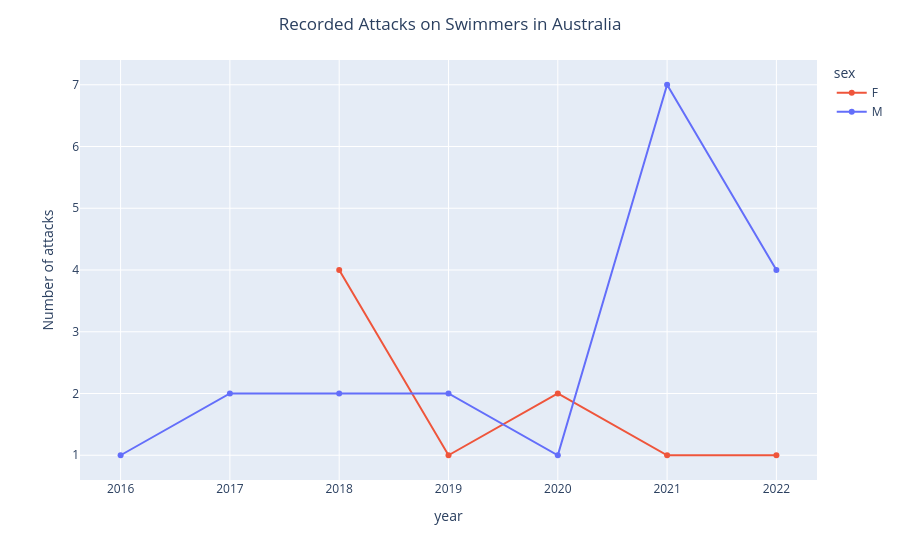

Here is the notebook cell this chart was saved with:
### Code cell
def au_swimming_trend():
    g = swimming_vic
    fig = px.line(g, x="year", y="count",color="sex", markers=True)
    fig.update_xaxes(title_text="year", dtick=1)
    fig.update_yaxes(title_text="Number of attacks")
    fig.update_layout(title=dict(text="Recorded Attacks on Swimmers in Australia", x=0.5))
    return fig

au_swimming_trend()

### Figure 1 — Plotly figure (JSON) as saved in the notebook; plotly's stock layout.template omitted (floating-point values rounded to 4 significant figures)
{"data": [{"hovertemplate": "sex=F<br>year=%{x}<br>count=%{y}<extra></extra>", "legendgroup": "F", "line": {"color": "#EF553B", "dash": "solid"}, "marker": {"symbol": "circle"}, "mode": "lines+markers", "name": "F", "orientation": "v", "showlegend": true, "type": "scatter", "x": [2018, 2019, 2020, 2021, 2022], "xaxis": "x", "y": [4, 1, 2, 1, 1], "yaxis": "y"}, {"hovertemplate": "sex=M<br>year=%{x}<br>count=%{y}<extra></extra>", "legendgroup": "M", "line": {"color": "#636EFA", "dash": "solid"}, "marker": {"symbol": "circle"}, "mode": "lines+markers", "name": "M", "orientation": "v", "showlegend": true, "type": "scatter", "x": [2016, 2017, 2018, 2019, 2020, 2021, 2022], "xaxis": "x", "y": [1, 2, 2, 2, 1, 7, 4], "yaxis": "y"}], "layout": {"legend": {"title": {"text": "sex"}, "tracegroupgap": 0}, "margin": {"t": 60}, "title": {"text": "Recorded Attacks on Swimmers in Australia", "x": 0.5}, "xaxis": {"anchor": "y", "domain": [0, 1], "dtick": 1, "title": {"text": "year"}}, "yaxis": {"anchor": "x", "domain": [0, 1], "title": {"text": "Number of attacks"}}}}
